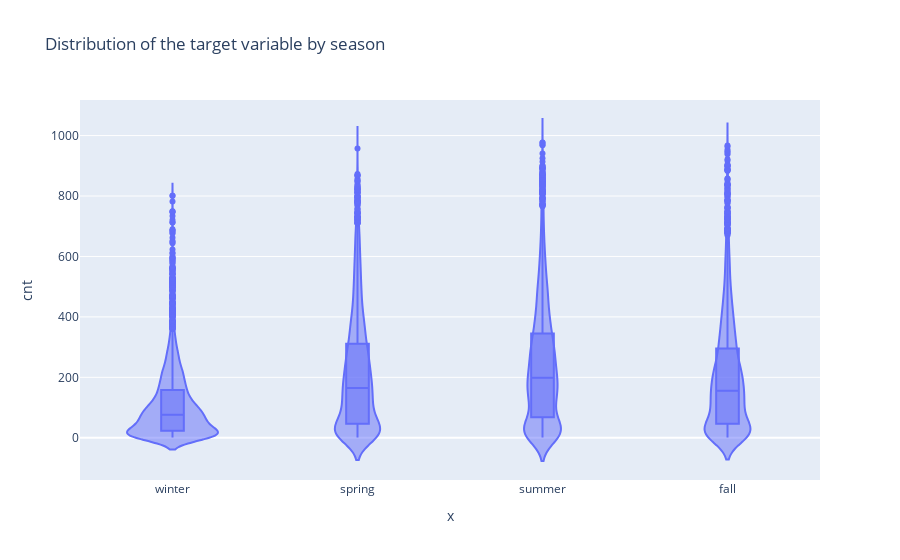

Here is the notebook cell this chart was saved with:
### Code cell
# violin plot for the distribution of the target variable by season in plotly
fig = px.violin(data_bike, x=data_bike['season'].map({1:'winter', 2:'spring', 3:'summer', 4:'fall'}), 
                y='cnt', 
                box=True, 
                title='Distribution of the target variable by season'
                )
fig.show()

### Figure 1 — Plotly figure (JSON) as saved in the notebook; plotly's stock layout.template omitted (floating-point values rounded to 4 significant figures; data arrays with more than 128 entries replaced by an {"elided": "..."} marker saying what was removed)
{"data": [{"alignmentgroup": "True", "box": {"visible": true}, "hovertemplate": "x=%{x}<br>cnt=%{y}<extra></extra>", "legendgroup": "", "marker": {"color": "#636efa"}, "name": "", "offsetgroup": "", "orientation": "v", "scalegroup": "True", "showlegend": false, "type": "violin", "x": {"elided": "17379 str values"}, "x0": " ", "xaxis": "x", "y": {"elided": "17379 int values"}, "y0": " ", "yaxis": "y"}], "layout": {"legend": {"tracegroupgap": 0}, "title": {"text": "Distribution of the target variable by season"}, "violinmode": "group", "xaxis": {"anchor": "y", "domain": [0, 1], "title": {"text": "x"}}, "yaxis": {"anchor": "x", "domain": [0, 1], "title": {"text": "cnt"}}}}
